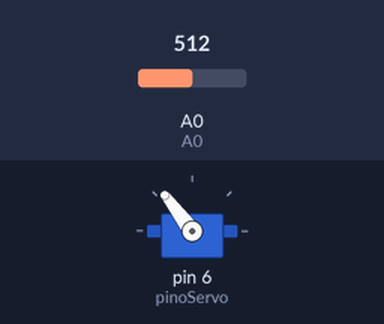
A sketch run on a simulated Arduino Uno, built with avr-gcc and run on an emulated ATmega328P. Shown: servo. The test bench sets the inputs (shaded band); at power-on: A0 = 512. What the sketch prints to the serial monitor is not drawn.

Above: at 1.2 s.
1.3 s: A0 set to 716
At 2.3 s:
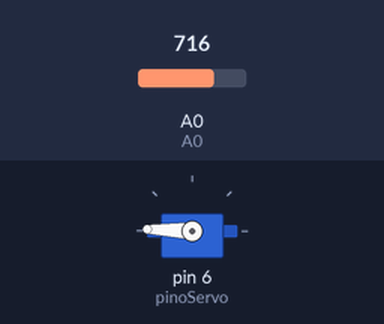
2.8 s: A0 set to 306
At 3.5 s:
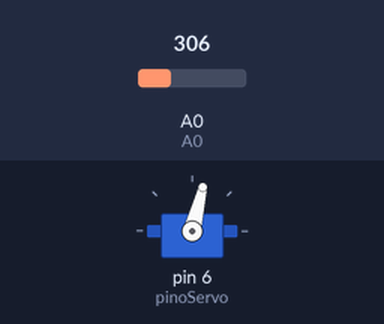
4.3 s: A0 set to 170
At 5.5 s:
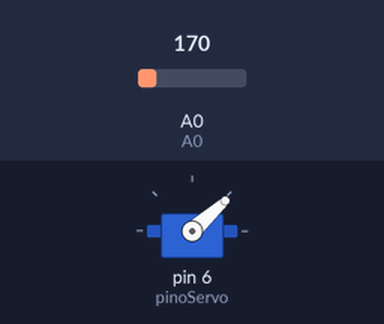
5.8 s: A0 set to 122
At 7.0 s:
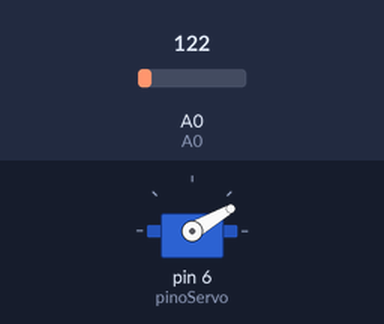
7.3 s: A0 set to 0
At 8.0 s:
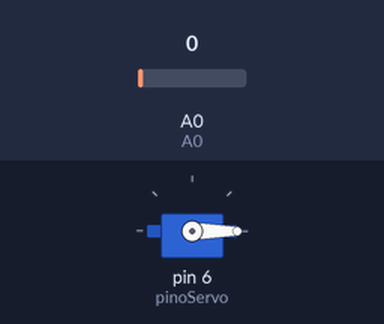
8.8 s: A0 set to 511
At 9.2 s:
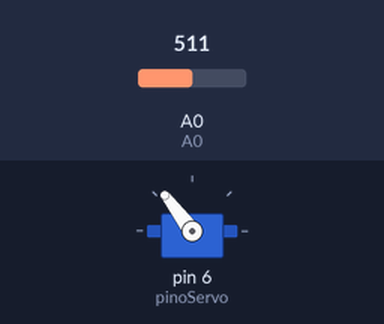
Timing chart, 0 to 11.3 s (numbered marks = the images above; inputs shaded):
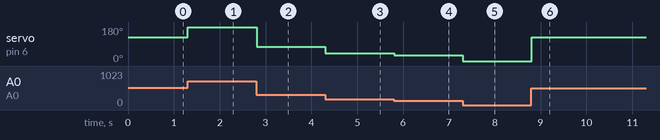

The sketch:

potenciometro-e-servo.ino
```cpp
#include <Servo.h>
#define A0 0 //define o pino analogico
Servo s;
int valPot = 0; //variável que armazena o valor da leitura do potenciômetro
const int pinoServo = 6;
void setup() {
  // put your setup code here, to run once:
  Serial.begin(9600);
  s.attach(pinoServo);
  s.write(0);
}

void loop() {
  // put your main code here, to run repeatedly:
  valPot = analogRead(A0); //faz a leitura do pino analógico
  valPot = map(valPot,0,1023,0,255);//Utilizando a função map() para transformar uma escala de 0-1023 em uma escala 0 a 255
  Serial.println(valPot);
  if(valPot <= 180){
      s.write(valPot);
  }
}
```

Measured:
- after the input at 1.3 s, servo on pin 6 (pinoServo): 127° → 178° at once
- after the input at 2.8 s, servo on pin 6 (pinoServo): 178° → 76° at once
- after the input at 4.3 s, servo on pin 6 (pinoServo): 76° → 42° at once
- after the input at 5.8 s, servo on pin 6 (pinoServo): 42° → 30° at once
- after the input at 7.3 s, servo on pin 6 (pinoServo): 30° → 0° at once
- after the input at 8.8 s, servo on pin 6 (pinoServo): 0° → 127° at once
